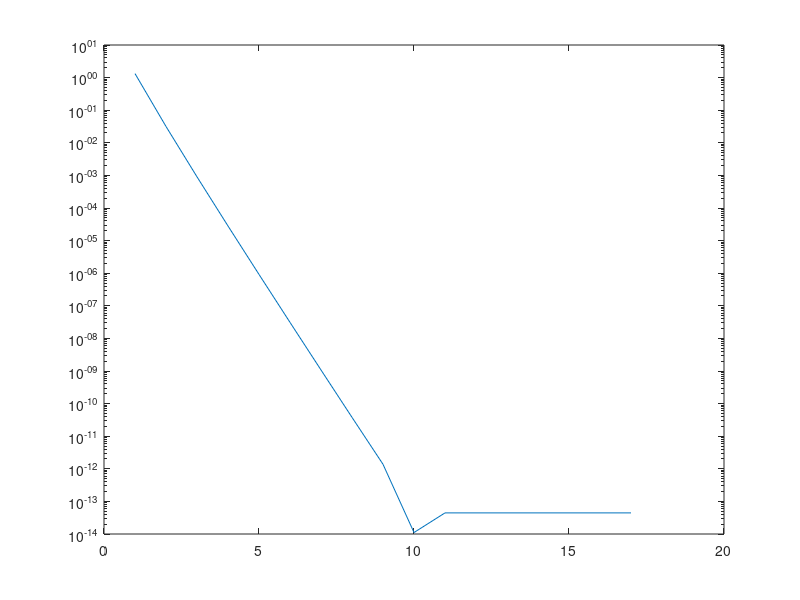

MATLAB code to generate this figure: (Note: this script raises an error after producing the figure.)
%% Problem 1
% initialize a variable and a list of zeros
X = 0;
pie = zeros(1,16);

% Sum each term up to 16 terms, storing each succesive approximation in the pie list
for k = 0:16
	X = X + (-1)^k / (2 * k + 1) * ((4 * (1 / 5)^(2 * k + 1) - (1/239)^(2 * k + 1)));
    pie(k+1) = X;
end

% Multiply every approximation by 4.
pie = 4*pie;

% Create a new array with the error between pi and our approximation
pieerror = abs(pie/pi - 1)*100;

% Plot the error on a logarithmic scale
semilogy(pieerror)


%% Problem 2
% Declare the number of items to sum
n = 50;

% Create a list of zeros and set the last item in that list equal to 1/n
X = zeros(1,n);
X(end) = 1/n;

% Starting at the first nonzero item in the list (n-k+1) generate the next item in the list
for k = 1:n
    X(n-k) = n-k+1 + 1/X(n-k+1);
end

%% Problem 3
% Declare a, the number we will be taking the square root of
a = 5;

% declare an initial guess 
y = [0.5];

% iterate using Newton's method to make an estimate of the square root
for n = 1:10
    y = [y,0.5*y(n)*(3-a*y(n)^2)];
end

% Calculate the square root
sq = a*y(n);

% Declare the results of the estimate
fprintf('the square root is approximately %.8f\n',sq)


%% Problem 4



%% Problem 5

Ti = 20;
Ts = -15;
a = 0.138E-6;
t = 5.184E6;

T = @(x) erf(x/(2*sqrt(a*t)))*(Ti-Ts) + Ts;

mindepth = fzero(T,10);

fprintf('The minimum depth to bury the pipe is %f meters\n',mindepth);


%% Problem 6

% Creating a list to hold all operations to be done, all stored as anonymous functions with A,B,C, and D as the inputs.  All four variables must be used as inputs for each item so the for loop can pass the proper inputs to each list item
problemlist = {@(A,B,C,D) 2*A + C, @(A,B,C,D) C - 3*B, @(A,B,C,D) 3*B - 2*D,@(A,B,C,D) A*D, @(A,B,C,D) C*A, @(A,B,C,D) A*C, @(A,B,C,D) B*D, @(A,B,C,D) D*B, @(A,B,C,D) B*C, @(A,B,C,D) C*B, @(A,B,C,D) D*A*B, @(A,B,C,D) 2*D.' + B, @(A,B,C,D) D*D, @(A,B,C,D) A*A, @(A,B,C,D) C.' * D, @(A,B,C,D) B*A.', @(A,B,C,D) -2*A.' + 5*C, @(A,B,C,D) B.' + A*D, @(A,B,C,D) 0.5 * (B + B.'), @(A,B,C,D) 0.5 * (B-B.'), @(A,B,C,D) C*C.',@(A,B,C,D) C.' * C, @(A,B,C,D) (C*C.')^(-1), @(A,B,C,D) (C.'*C)^(-1), @(A,B,C,D) B* (A*D).', @(A,B,C,D) A*D*B.'};

% Generate 4 matrices using random numbers
A = rand(2,3);
B = rand(3);
C = rand(3,2);
D = rand(3);

% Determine the length of the problem set to be done to iterate over the correct number
[rows,length] = size(problemlist);

% Iterate over each item in the list.
for n = 1:length
    % Try the nth item in the problem set, catching any errors and outputting the reason for the error.  Problem w throws a warning that is not caught by this code, but it does not prevent the code from running.
    % We know that the results for problem w are innacurate because (C*C.')^-1 * (C*C.') should give us a 3x3 identity matrix and it does not.
    % I could not find a method of catching warnings and errors at the same time and it appears the only way to silence the warning is a user setting.
    % The second elseif term is to catch problem n if it is entered as A^2 rather than A*A.  A^2 gives an error because A is not a square matrix, while A*A warns about inner dimensions not matching .
    try
        problemlist{n}(A,B,C,D);
        fprintf('%c complete \n',n+96)
    catch MExc
        if MExc.identifier == 'MATLAB:dimagree'
            fprintf('%c cannot be performed, matrix dimensions do not agree \n',n+96)
        elseif MExc.identifier == 'MATLAB:innerdim'
            fprintf('%c cannot be performed, inner matrix dimensions do not agree \n',n+96)
        elseif MExc.identifier == 'MATLAB:mpower:notScalarAndSquareMatrix'
            fprintf('%c cannot be performed, inputs are not a scalar and a square matrix \n',n+96)
        else
            fprintf('An unexpected error ocurred when calculating %c',n+96)
        end
    end
end
